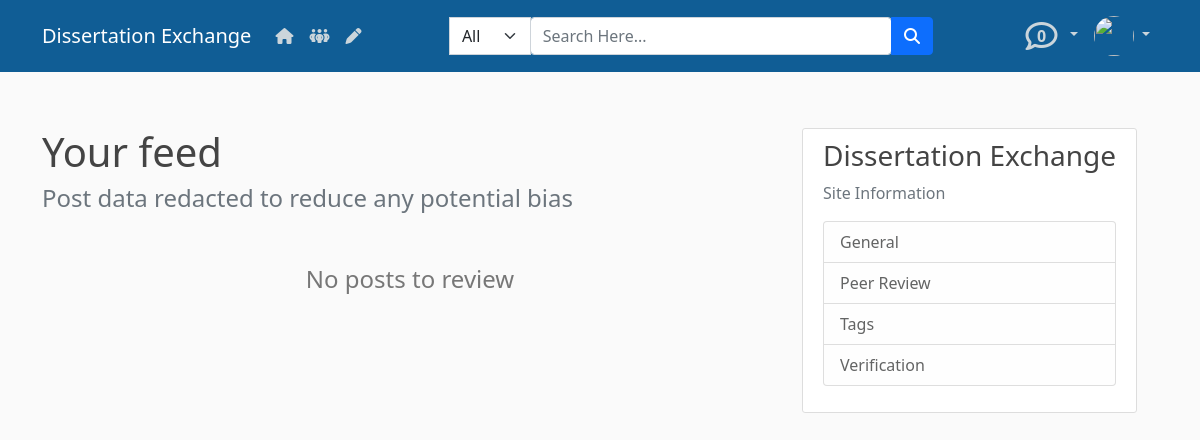
Page /reviews/ (signed in) on the earlier database version.
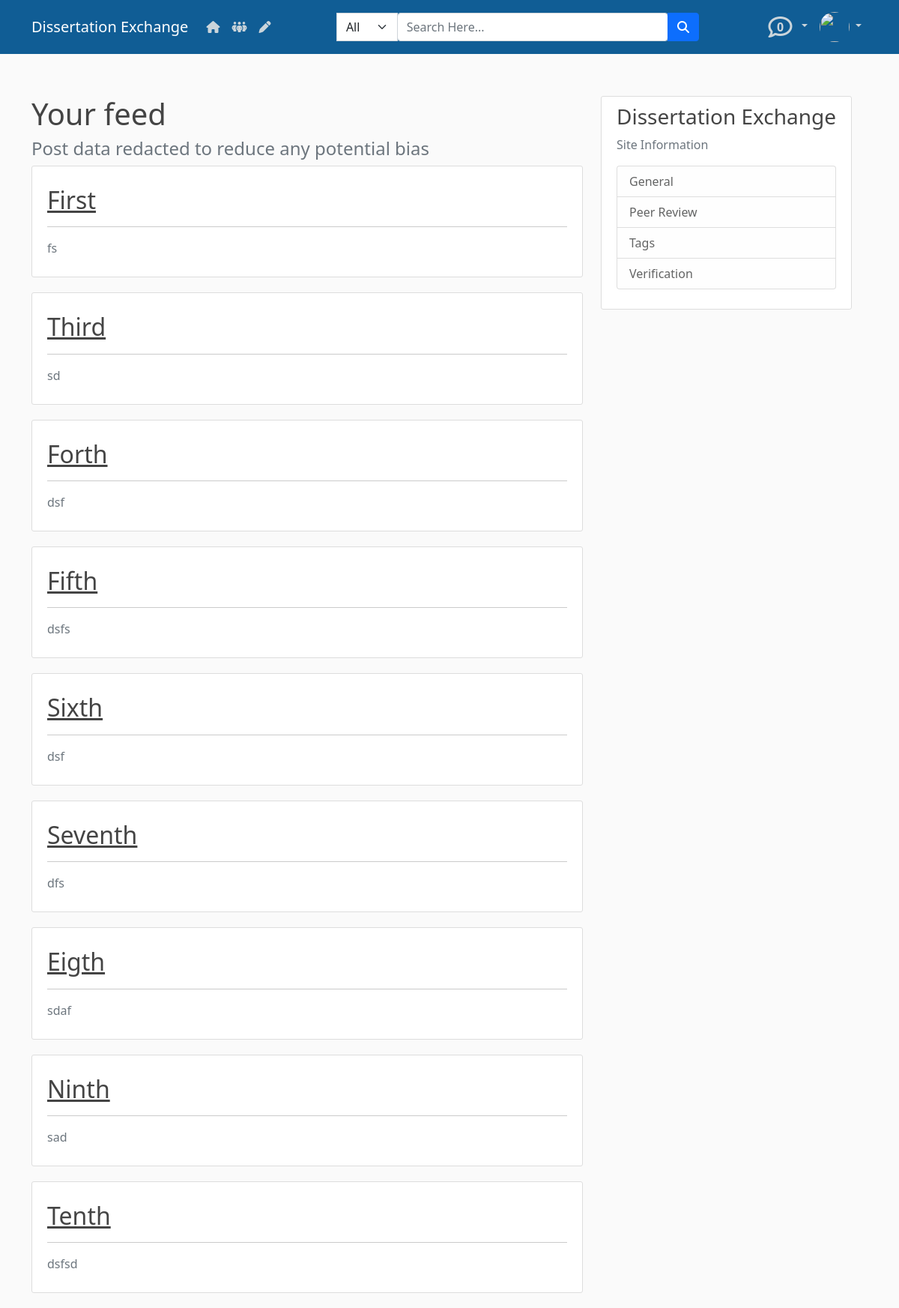
Same page on the later database version.
### blog/models.py (models this page shows, shortened)
class Post(models.Model):
    title = models.CharField(max_length=1000)
    abstract = models.TextField()
    date_posted = models.DateTimeField(auto_now_add=True)
    publication_date = models.DateField()
    author = models.ForeignKey(User, on_delete=models.CASCADE)
    file = models.FileField(upload_to='documents')
    likes = models.ManyToManyField(User, related_name='blog_post')
    dislikes = models.ManyToManyField(User, related_name='blog_post1')
    saves = models.ManyToManyField(User, related_name='blog_post2')
    primary_tag = models.ForeignKey(Tag,on_delete=models.CASCADE)
    secondary_tags= models.ManyToManyField(Tag, related_name='secondary_tag', blank=True)
    identifier = models.URLField(default="")
    version = models.IntegerField(default=1)
    publisher = models.CharField(max_length=1000, default='')
    reviewed = models.IntegerField(default = 0)
    requested = models.CharField(max_length=30, default="none")
    reviewers = models.ManyToManyField(User, related_name="reviewers")
    requested_time = models.DateTimeField(auto_now_add=True)
    blob_file = models.TextField(db_column='data', blank=True)

### blog/views.py (the view)
# urls.py: path("reviews/", UserReviewListView.as_view(), name="list-review"),
class UserReviewListView(ListView):
    model = Post
    template_name = "blog/user_review.html"
    paginate_by = 5
    def get(self, request):
        users = request.user.profile
        posts = Post.objects.filter(
            Q(reviewers=request.user)
        )
        context = {"posts": posts}
        return render(request, "blog/user_review.html", context)

### blog/custom_context_processor.py (called while the page is built)
def tag_renderer(request):
    return {
        "tags_context": Tag.objects.all(),
        "posts_context": Post.objects.all(),
        "comment_context": Comment.objects.all()}

def notification_renderer(request):
    notification_processor = []
    counter = 0
    if request.user.is_authenticated:
        counter = len(Notification.objects.filter(new = 0).filter(receiver = request.user))
        notification_processor = (Notification.objects.filter(receiver = request.user).order_by("new"))
    return {
        "notification_processor": notification_processor,
        "counter": counter
    }

def get_current_path(request):
    return {
       'date': datetime.now()
     }

### blog/models.py (called while the page is built)
    def __str__(self):
        return self.tags

    def __str__(self):
        return self.post1.title

### blog/templates/blog/user_review.html (shortened to what this page needs)
{% extends "blog/base.html" %}
{% block content %}
<h1>Your feed</h1>
<h4 class="text-muted">Post data redacted to reduce any potential bias</h4>
    {% if posts.count == 0 %}
        <p class="empty-text mt-5">No posts to review</p>
    {% endif %}
    {% for post in posts %}
    <article class="media content-section">
        <div class="media-body">
          <h2 class="mt-3"><a class="article-title" href="{% url 'review' post.id %}">{{ post.title }}</a></h2>
          <hr>
          <p class="article-content text-muted">{{ post.abstract }}</p>
        </div>
      </article>
    {% endfor %}
{% endblock content %}

Differences in the rows shown:
added Post: title "First", abstract "fs"
added Post: title "Third", abstract "sd"
added Post: title "Forth", abstract "dsf"
added Post: title "Fifth", abstract "dsfs"
added Post: title "Sixth", abstract "dsf"
added Post: title "Seventh", abstract "dfs"
added Post: title "Eigth", abstract "sdaf"
added Post: title "Ninth", abstract "sad"
added Post: title "Tenth", abstract "dsfsd"
Other differences:
text no longer shown: "No posts to review"
